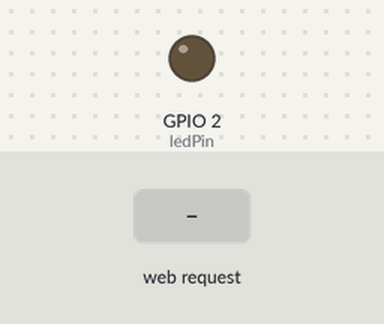
A sketch run on a simulated ESP32. Parts: output pins drawn as LEDs (lit = HIGH). The test bench sets the inputs (shaded band). WiFi joins after 1.5 s; servers stay silent unless stated; storage starts empty; what the sketch prints to the serial monitor is not drawn.

Above: at 1.2 s.
1.3 s: HTTP request GET /on received
At 2.5 s:
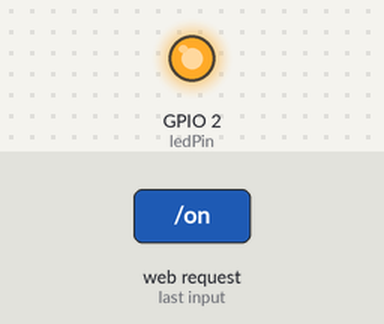
2.8 s: HTTP request GET /off received
At 3.8 s:
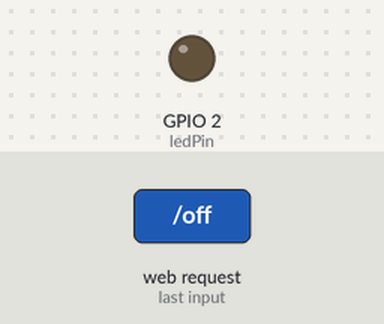
Timing chart, 0 to 5.8 s (numbered marks = the images above; inputs shaded):
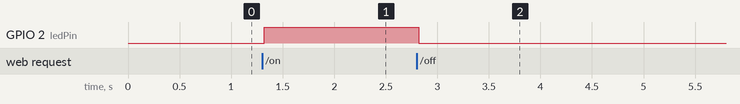

The sketch:

ESP32_Async_WebServer.ino
```cpp
#include "WiFi.h"
#include "ESPAsyncWebServer.h"
#include "SPIFFS.h"

const char* ssid = "ESP32_IOT_MCU";
const char* password = "";

//const char* ssid = "Netcore_FTTH_0287";
//const char* password = "fth02877";

// Set LED GPIO
const int ledPin = 2;
// Stores LED state
String ledState;

// Create AsyncWebServer object on port 80
AsyncWebServer server(80);

// Replaces placeholder with LED state value
String processor(const String& var){
  Serial.println(var);
  if(var == "STATE"){
    if(digitalRead(ledPin)){
      ledState = "ON";
    }
    else{
      ledState = "OFF";
    }
    Serial.print(ledState);
    return ledState;
  }
  return String();
}

void setup(){
  Serial.begin(115200);
  pinMode(ledPin, OUTPUT);

  // Initialize SPIFFS
  if(!SPIFFS.begin(true)){
    Serial.println("An Error has occurred while mounting SPIFFS");
    return;
  }

    //CONNECT TO WIFI
//  WiFi.begin(ssid, password);
//  while (WiFi.status() != WL_CONNECTED) {
//    delay(1000);
//    Serial.println("Connecting to WiFi..");
//  }
//
//  Serial.print("Connected - ");
//  Serial.println(WiFi.localIP());

//   AP
  Serial.print("Setting AP (Access Point)…");
  WiFi.softAP(ssid, password);

  IPAddress IP = WiFi.softAPIP();
  Serial.print("AP IP address: ");
  Serial.println(IP);

  server.on("/", HTTP_GET, [](AsyncWebServerRequest *request){
    request->send(SPIFFS, "/index.html", String(), false, processor);
  });

  server.on("/style.css", HTTP_GET, [](AsyncWebServerRequest *request){
    request->send(SPIFFS, "/style.css", "text/css");
  });

  server.on("/on", HTTP_GET, [](AsyncWebServerRequest *request){
    digitalWrite(ledPin, HIGH);
    request->send(SPIFFS, "/index.html", String(), false, processor);
  });

  server.on("/off", HTTP_GET, [](AsyncWebServerRequest *request){
    digitalWrite(ledPin, LOW);
    request->send(SPIFFS, "/index.html", String(), false, processor);
  });

  server.begin();
}

void loop(){

}
```

Measured:
- after the input at 1.3 s, GPIO 2 (ledPin): LOW → HIGH at once
- after the input at 2.8 s, GPIO 2 (ledPin): HIGH → LOW at once
